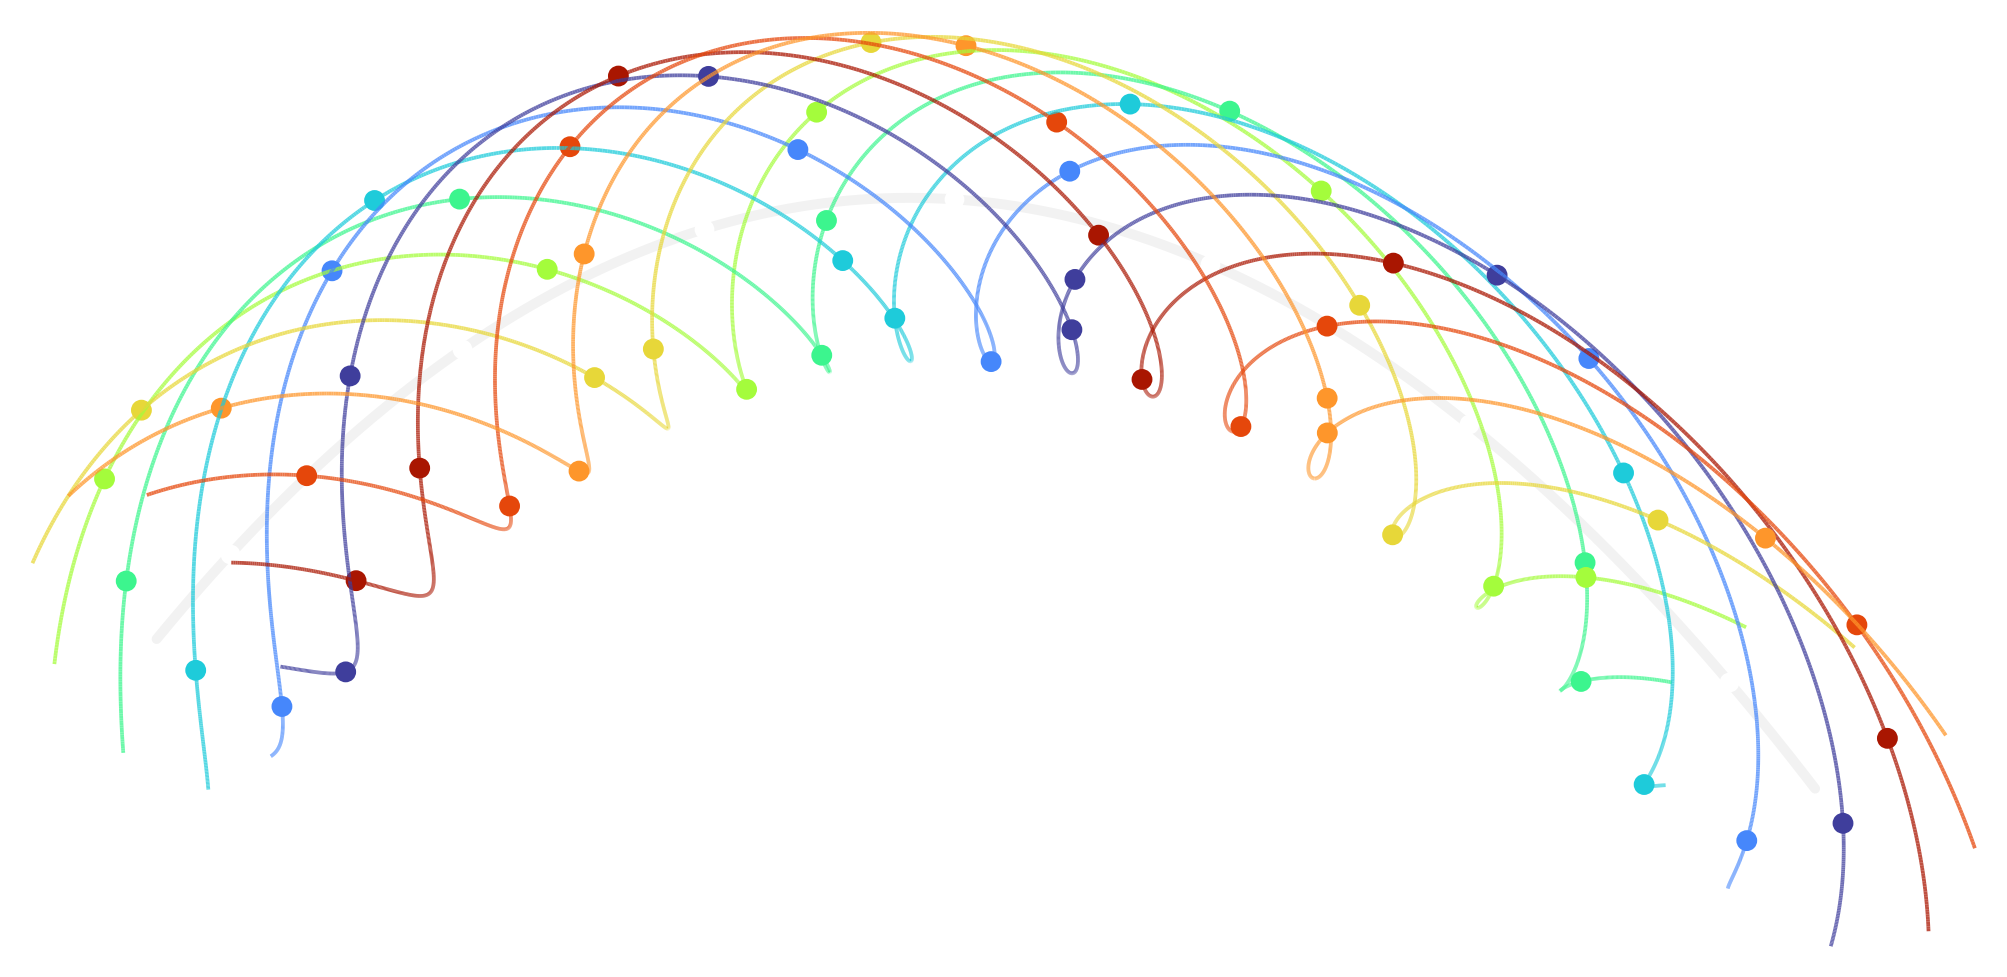

Python code for this plot:
"""Ilustración de portada (Tema 2, Mecánica I: sistemas de partículas).

Un sistema rígido de N partículas (un anillo con radios) es lanzado y gira
mientras su centro de masas describe una parábola (blanco). Cada partícula
deja su estela, coloreada por partícula; se dibujan además algunas
instantáneas del sistema. Salida: PNG con fondo transparente.

Uso:  python3 portada.py  [salida.png]
"""
import sys
import numpy as np
import matplotlib

matplotlib.use("Agg")
import matplotlib.pyplot as plt
from mpl_toolkits.mplot3d.art3d import Line3DCollection
from PIL import Image

out = sys.argv[1] if len(sys.argv) > 1 else "portada.png"

N = 9                       # partículas del anillo
a = 1.0                     # radio del anillo
t = np.linspace(0.0, 1.0, 1400)
# centro de masas: parábola en el plano xz
Xc = 10.0 * t
Zc = 12.0 * t * (1.0 - t)
Yc = 0.0 * t
# rotación: ángulo de giro alrededor de un eje inclinado
w = 2 * np.pi * 2.25
phi = w * t
axis = np.array([0.35, 1.0, 0.25]); axis /= np.linalg.norm(axis)
e1 = np.cross(axis, [0, 0, 1.0]); e1 /= np.linalg.norm(e1)
e2 = np.cross(axis, e1)

def posiciones(k):
    th = 2 * np.pi * k / N + phi
    p = a * (np.cos(th)[:, None] * e1 + np.sin(th)[:, None] * e2)
    return np.stack([Xc, Yc, Zc], -1) + p

fig = plt.figure(figsize=(12, 5.0), dpi=300)
ax = fig.add_axes([-0.08, -0.35, 1.16, 1.7], projection="3d")
ax.set_axis_off()
fig.patch.set_alpha(0.0)
ax.patch.set_alpha(0.0)
cmap = matplotlib.colormaps["turbo"]

# estelas de las partículas
for k in range(N):
    P = posiciones(k)
    segs = np.stack([P[:-1], P[1:]], axis=1)
    col = np.array(cmap(0.06 + 0.88 * k / (N - 1)))
    cols = np.tile(col, (len(segs), 1))
    cols[:, 3] = 0.75
    ax.add_collection3d(Line3DCollection(segs, colors=cols, linewidths=0.9))

# instantáneas del sistema (anillo + radios)
for tk in np.linspace(0.05, 0.95, 7):
    i = int(tk * (len(t) - 1))
    pts = np.array([posiciones(k)[i] for k in range(N)])
    c = np.array([Xc[i], Yc[i], Zc[i]])
    ring = np.vstack([pts, pts[:1]])
    ax.plot(ring[:, 0], ring[:, 1], ring[:, 2], color="white", lw=0.9, alpha=0.55)
    for p in pts:
        ax.plot([c[0], p[0]], [c[1], p[1]], [c[2], p[2]], color="white", lw=0.5, alpha=0.35)
    ax.scatter(pts[:, 0], pts[:, 1], pts[:, 2], color=[cmap(0.06 + 0.88 * k / (N - 1)) for k in range(N)],
               s=16, depthshade=False)

# trayectoria del CM
ax.plot(Xc, Yc, Zc, color="#f2f2f2", lw=2.4, solid_capstyle="round")
for tk in np.linspace(0.05, 0.95, 7):
    i = int(tk * (len(t) - 1))
    ax.scatter([Xc[i]], [Yc[i]], [Zc[i]], color="white", s=14, depthshade=False)

ax.set_xlim(-1.2, 11.2); ax.set_ylim(-3.0, 3.0); ax.set_zlim(-1.4, 4.4)
ax.set_box_aspect((12.4, 6.0, 5.8), zoom=1.0)
ax.view_init(elev=14, azim=-72)
ax.set_proj_type("persp", focal_length=0.5)

fig.savefig(out, transparent=True, dpi=300, bbox_inches=None)
im = Image.open(out)
x0, y0, x1, y1 = im.getbbox()
mg = 30
im.crop((max(x0 - mg, 0), max(y0 - mg, 0), min(x1 + mg, im.width), min(y1 + mg, im.height))).save(out)
print("ok", out)
